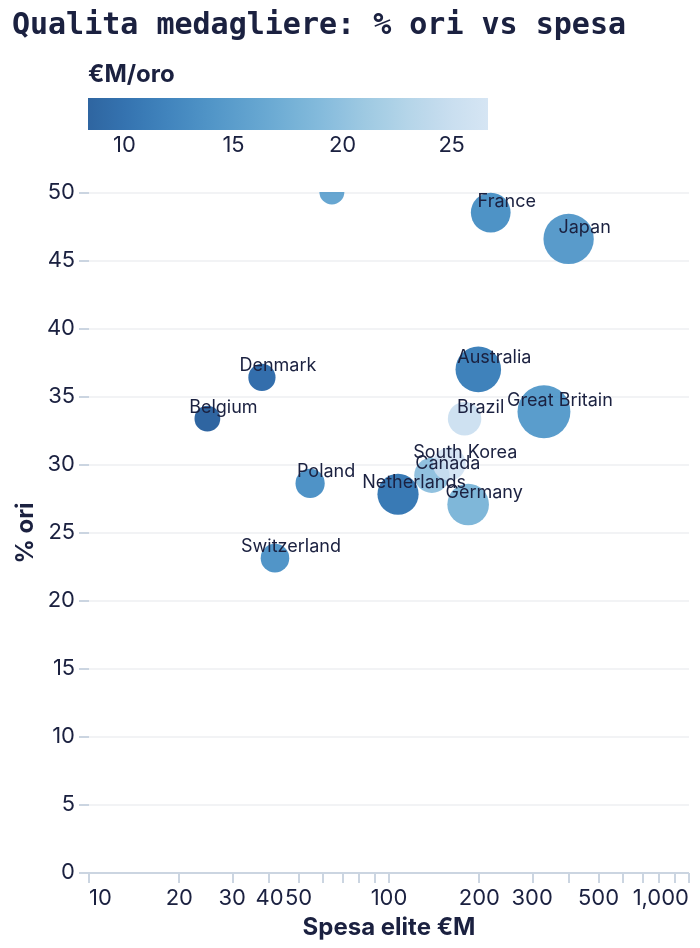

Write the Vega-Lite specification saved for this chart.
### Vega-Lite specification from a JSON file in a GitHub repository (floating-point values rounded to 4 significant figures)
{"config": {"background": null, "view": {"stroke": null}, "title": {"font": "Space Mono, monospace", "fontSize": 15, "fontWeight": "bold", "color": "#1b2140", "anchor": "start", "offset": 12}, "axis": {"labelFont": "Inter, sans-serif", "titleFont": "Inter, sans-serif", "labelFontSize": 11, "titleFontSize": 12, "titleFontWeight": "bold", "labelColor": "#1b2140", "titleColor": "#1b2140", "gridColor": "#E5E7EB", "gridOpacity": 0.5, "domainColor": "#CBD5E1", "tickColor": "#CBD5E1", "labelAngle": 0}, "axisY": {"grid": true, "domain": false}, "axisX": {"grid": false}, "legend": {"labelFont": "Inter, sans-serif", "titleFont": "Inter, sans-serif", "labelFontSize": 11, "titleFontSize": 12, "titleFontWeight": "bold", "labelColor": "#1b2140", "titleColor": "#1b2140", "orient": "top", "direction": "horizontal", "symbolType": "circle"}, "range": {"category": ["#1b2140", "#ff8009", "#9a0641", "#ffe34a", "#e7b6af", "#64748B"], "ordinal": {"scheme": "blues"}, "heatmap": {"scheme": "blues"}, "ramp": {"scheme": "blues"}}, "bar": {"color": "#1b2140", "cornerRadiusTopRight": 3, "cornerRadiusBottomRight": 3}, "line": {"color": "#1b2140", "strokeWidth": 2.5}, "point": {"color": "#1b2140", "filled": true}, "circle": {"color": "#1b2140"}, "text": {"font": "Inter, sans-serif", "fontSize": 11, "color": "#1b2140"}, "arc": {"fill": "#1b2140"}, "area": {"fill": "#1b2140", "opacity": 0.5}}, "layer": [{"mark": {"type": "circle", "opacity": 0.85}, "encoding": {"color": {"field": "costo_oro", "scale": {"reverse": true, "scheme": "blues"}, "title": "€M/oro", "type": "quantitative"}, "size": {"field": "Medaglie", "legend": null, "scale": {"range": [80, 700]}, "type": "quantitative"}, "tooltip": [{"field": "Nazione", "type": "nominal"}, {"field": "pct_oro", "format": ".1f", "type": "quantitative"}, {"field": "costo_oro", "format": ".1f", "type": "quantitative"}], "x": {"field": "Spesa", "scale": {"type": "log"}, "title": "Spesa elite €M", "type": "quantitative"}, "y": {"field": "pct_oro", "title": "% ori", "type": "quantitative"}}, "name": "view_aa4e31c6117d0853_0"}, {"mark": {"type": "text", "dx": 8, "dy": -6, "fontSize": 9}, "encoding": {"text": {"field": "Nazione", "type": "nominal"}, "x": {"field": "Spesa", "type": "quantitative"}, "y": {"field": "pct_oro", "type": "quantitative"}}}], "data": {"name": "data-4522ae17ec5c37d6cc3eec1b2702d075"}, "height": 340, "params": [{"name": "param_1e9efca18e7a2868", "select": {"type": "interval", "encodings": ["x", "y"]}, "bind": "scales", "views": ["view_aa4e31c6117d0853_0"]}], "title": "Qualita medagliere: % ori vs spesa", "width": "container", "$schema": "https://vega.github.io/schema/vega-lite/v6.4.1.json", "datasets": {"data-4522ae17ec5c37d6cc3eec1b2702d075": [{"Nazione": "Great Britain", "Cod": "GBR", "Spesa": 331, "Medaglie": 65, "host": 0, "Ed": "Tokyo 2020", "log_spesa": 5.802, "CostoPerMed": 5.092, "tipo2": "Altro paese", "Ori": 22, "pct_oro": 33.85, "costo_oro": 15.05}, {"Nazione": "Netherlands", "Cod": "NED", "Spesa": 108, "Medaglie": 36, "host": 0, "Ed": "Tokyo 2020", "log_spesa": 4.682, "CostoPerMed": 3.0, "tipo2": "Altro paese", "Ori": 10, "pct_oro": 27.78, "costo_oro": 10.8}, {"Nazione": "France", "Cod": "FRA", "Spesa": 220, "Medaglie": 33, "host": 0, "Ed": "Tokyo 2020", "log_spesa": 5.394, "CostoPerMed": 6.667, "tipo2": "Altro paese", "Ori": 16, "pct_oro": 48.48, "costo_oro": 13.75}, {"Nazione": "Germany", "Cod": "GER", "Spesa": 185, "Medaglie": 37, "host": 0, "Ed": "Tokyo 2020", "log_spesa": 5.22, "CostoPerMed": 5.0, "tipo2": "Altro paese", "Ori": 10, "pct_oro": 27.03, "costo_oro": 18.5}, {"Nazione": "Australia", "Cod": "AUS", "Spesa": 200, "Medaglie": 46, "host": 0, "Ed": "Tokyo 2020", "log_spesa": 5.298, "CostoPerMed": 4.348, "tipo2": "Altro paese", "Ori": 17, "pct_oro": 36.96, "costo_oro": 11.76}, {"Nazione": "Belgium", "Cod": "BEL", "Spesa": 25, "Medaglie": 9, "host": 0, "Ed": "Tokyo 2020", "log_spesa": 3.219, "CostoPerMed": 2.778, "tipo2": "Altro paese", "Ori": 3, "pct_oro": 33.33, "costo_oro": 8.333}, {"Nazione": "Canada", "Cod": "CAN", "Spesa": 140, "Medaglie": 24, "host": 0, "Ed": "Tokyo 2020", "log_spesa": 4.942, "CostoPerMed": 5.833, "tipo2": "Altro paese", "Ori": 7, "pct_oro": 29.17, "costo_oro": 20.0}, {"Nazione": "Japan", "Cod": "JPN", "Spesa": 400, "Medaglie": 58, "host": 1, "Ed": "Tokyo 2020", "log_spesa": 5.991, "CostoPerMed": 6.897, "tipo2": "Paese ospitante", "Ori": 27, "pct_oro": 46.55, "costo_oro": 14.81}, {"Nazione": "Brazil", "Cod": "BRA", "Spesa": 180, "Medaglie": 21, "host": 0, "Ed": "Tokyo 2020", "log_spesa": 5.193, "CostoPerMed": 8.571, "tipo2": "Altro paese", "Ori": 7, "pct_oro": 33.33, "costo_oro": 25.71}, {"Nazione": "Poland", "Cod": "POL", "Spesa": 55, "Medaglie": 14, "host": 0, "Ed": "Tokyo 2020", "log_spesa": 4.007, "CostoPerMed": 3.929, "tipo2": "Altro paese", "Ori": 4, "pct_oro": 28.57, "costo_oro": 13.75}, {"Nazione": "Norway", "Cod": "NOR", "Spesa": 65, "Medaglie": 8, "host": 0, "Ed": "Tokyo 2020", "log_spesa": 4.174, "CostoPerMed": 8.125, "tipo2": "Altro paese", "Ori": 4, "pct_oro": 50.0, "costo_oro": 16.25}, {"Nazione": "Denmark", "Cod": "DEN", "Spesa": 38, "Medaglie": 11, "host": 0, "Ed": "Tokyo 2020", "log_spesa": 3.638, "CostoPerMed": 3.455, "tipo2": "Altro paese", "Ori": 4, "pct_oro": 36.36, "costo_oro": 9.5}, {"Nazione": "Switzerland", "Cod": "SUI", "Spesa": 42, "Medaglie": 13, "host": 0, "Ed": "Tokyo 2020", "log_spesa": 3.738, "CostoPerMed": 3.231, "tipo2": "Altro paese", "Ori": 3, "pct_oro": 23.08, "costo_oro": 14.0}, {"Nazione": "South Korea", "Cod": "KOR", "Spesa": 160, "Medaglie": 20, "host": 0, "Ed": "Tokyo 2020", "log_spesa": 5.075, "CostoPerMed": 8.0, "tipo2": "Altro paese", "Ori": 6, "pct_oro": 30.0, "costo_oro": 26.67}]}}
